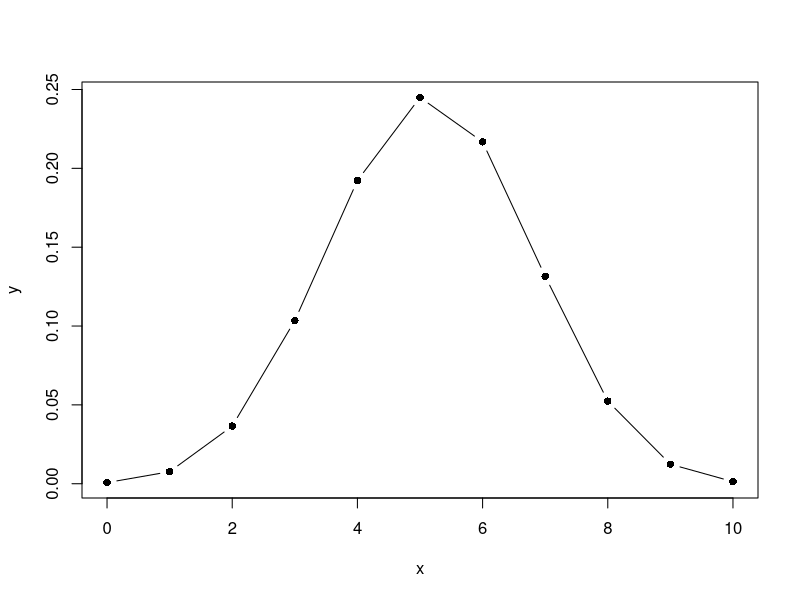
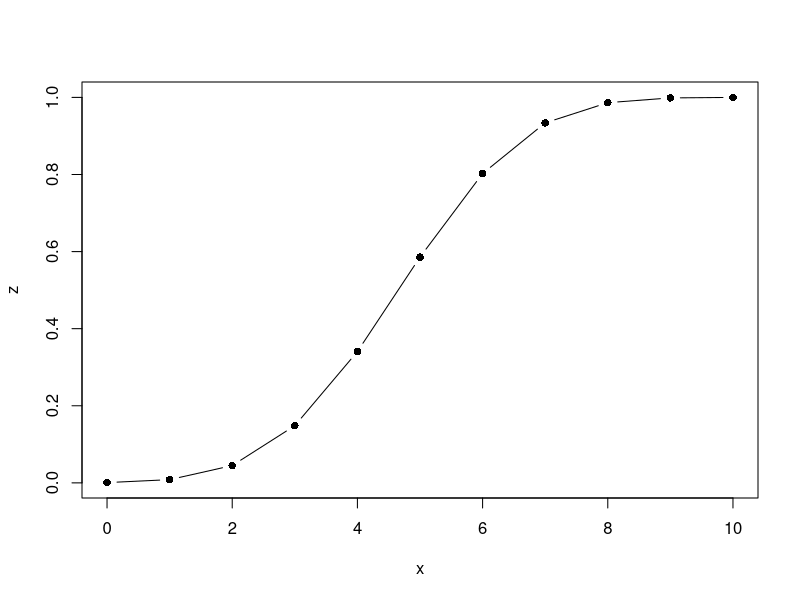
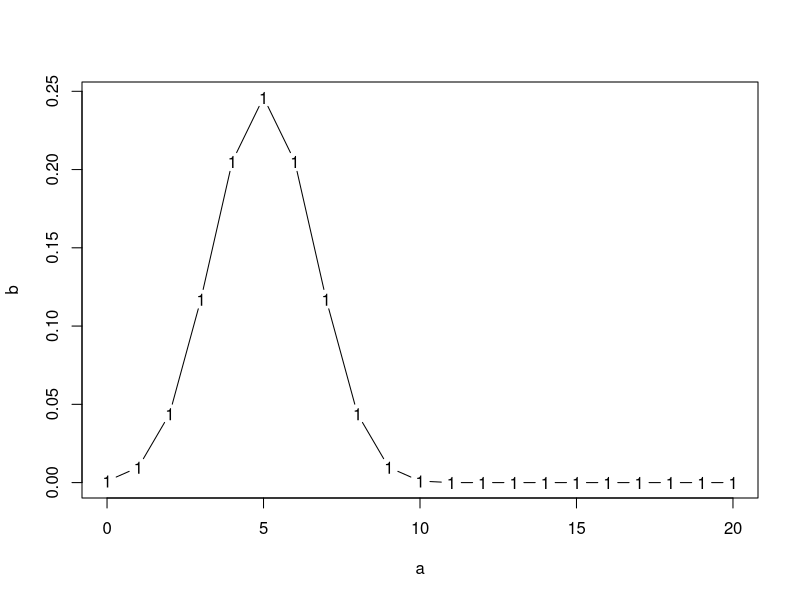

The R source for these figures, in order:
## ---- chunk 1
library(MASS)
dc <- Cars93

set.seed(100)
tu <- sample(1:nrow(dc), 40)
training <- dc[tu,]
test <- dc[-tu,]

## ---- chunk 2
write.csv(training, file="Training Data Frame")
write.csv(test, file="Test Data Frame")

## ---- chunk 3
##Training Set
sum(training$Origin=="USA")
sum(training$Origin=="non-USA")

##Test set
sum(test$Origin=="USA")
sum(test$Origin=="non-USA")
## ---- chunk 4
set.seed(100)
births <- sample(c("Boy","Girl"), size = 10, replace = TRUE, prob =c(0.515,0.485))
table(births)
## ---- chunk 5
set.seed(100)
manybirths <- sample(c("Boy","Girl"), size=10000, replace=TRUE,prob=c(0.515,0.485))
table(manybirths)
## ---- chunk 6
dbinom(3,size=10,prob=0.515)


## ---- chunk 7
n <- 10
x <- 0:n
y <- dbinom(x,size=n,prob=0.515)

plot(x,y, type="b", pch=16, col="black")

## ---- chunk 8
pbinom(8,size=10,prob=0.515,lower.tail = FALSE)

## ---- chunk 9
z <- pbinom(x,size=n,prob = 0.515)

plot(x,z,type="b",pch=16,col="black")
## ---- chunk 10

dbinom(4,size=10, prob=0.5)

## ---- chunk 11

pbinom(5,size=10,prob=0.5, lower.tail = FALSE)

## ---- chunk 12
a <- 0:20
b <- dbinom(a,size=10,prob = 0.5)
plot(a,b, type="b",pch="16",col="black")

